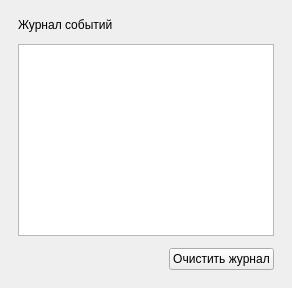
      <widget class="QWidget" name="pageLog">
       <layout class="QVBoxLayout" name="logPageLayout">
        <property name="spacing">
         <number>12</number>
        </property>
        <property name="leftMargin">
         <number>18</number>
        </property>
        <property name="topMargin">
         <number>18</number>
        </property>
        <property name="rightMargin">
         <number>18</number>
        </property>
        <property name="bottomMargin">
         <number>18</number>
        </property>
        <item>
         <widget class="QLabel" name="logPageTitle">
          <property name="text">
           <string>Журнал событий</string>
          </property>
         </widget>
        </item>
        <item>
         <widget class="QPlainTextEdit" name="logText">
          <property name="readOnly">
           <bool>true</bool>
          </property>
         </widget>
        </item>
        <item>
         <layout class="QHBoxLayout" name="logButtons">
          <item>
           <spacer name="logBtnSpacer">
            <property name="orientation">
             <enum>Qt::Orientation::Horizontal</enum>
            </property>
            <property name="sizeHint" stdset="0">
             <size>
              <width>0</width>
              <height>0</height>
             </size>
            </property>
           </spacer>
          </item>
          <item>
           <widget class="QPushButton" name="btnClearLog">
            <property name="text">
             <string>Очистить журнал</string>
            </property>
            <property name="icon">
             <iconset theme="QIcon::ThemeIcon::EditClear"/>
            </property>
            <property name="secondary" stdset="0">
             <bool>true</bool>
            </property>
           </widget>
          </item>
         </layout>
        </item>
       </layout>
      </widget>
